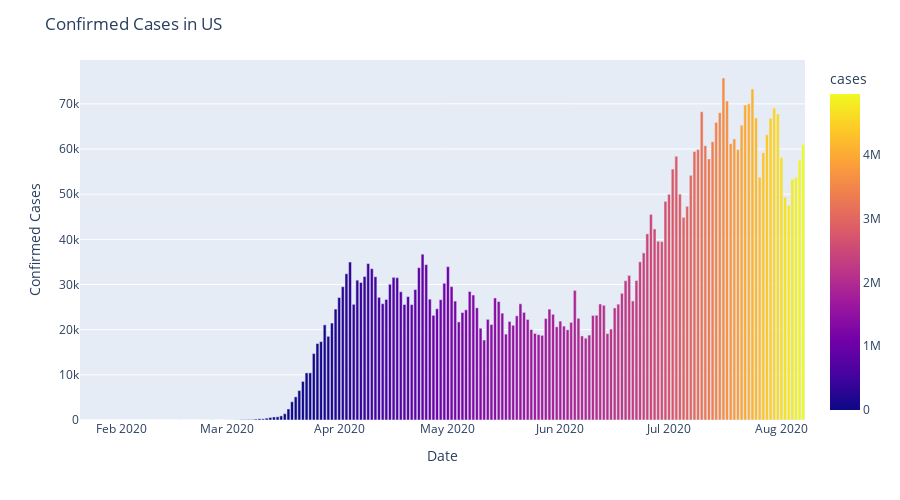

The code cell stored with this chart in its notebook:
### Code cell
fig = px.bar(us_agg_df, x='date', y='daily_cases', color='cases', height=500)

fig.update_layout(title='Confirmed Cases in US',
                 xaxis_title="Date",
                 yaxis_title="Confirmed Cases")

### Figure 1 — Plotly figure (JSON) as saved in the notebook; plotly's stock layout.template omitted (floating-point values rounded to 4 significant figures; data arrays with more than 128 entries replaced by an {"elided": "..."} marker saying what was removed)
{"data": [{"alignmentgroup": "True", "hovertemplate": "date=%{x}<br>daily_cases=%{y}<br>cases=%{marker.color}<extra></extra>", "legendgroup": "", "marker": {"color": {"elided": "200 int values"}, "coloraxis": "coloraxis"}, "name": "", "offsetgroup": "", "orientation": "v", "showlegend": false, "textposition": "auto", "type": "bar", "x": {"elided": "200 str values"}, "xaxis": "x", "y": {"elided": "200 int values"}, "yaxis": "y"}], "layout": {"barmode": "relative", "coloraxis": {"colorbar": {"title": {"text": "cases"}}, "colorscale": [[0, "#0d0887"], [0.1111, "#46039f"], [0.2222, "#7201a8"], [0.3333, "#9c179e"], [0.4444, "#bd3786"], [0.5556, "#d8576b"], [0.6667, "#ed7953"], [0.7778, "#fb9f3a"], [0.8889, "#fdca26"], [1, "#f0f921"]]}, "height": 500, "legend": {"tracegroupgap": 0}, "margin": {"t": 60}, "title": {"text": "Confirmed Cases in US"}, "xaxis": {"anchor": "y", "domain": [0, 1], "title": {"text": "Date"}}, "yaxis": {"anchor": "x", "domain": [0, 1], "title": {"text": "Confirmed Cases"}}}}
